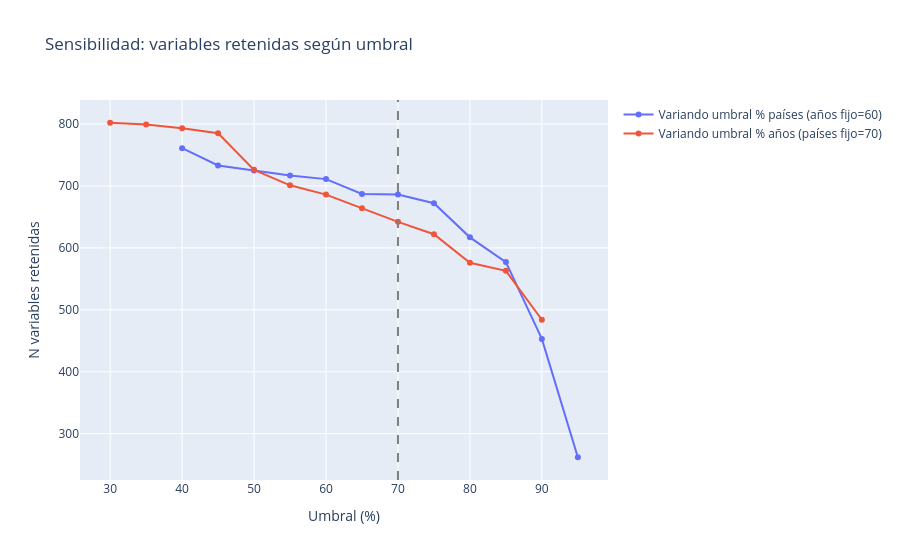

The code cell stored with this chart in its notebook:
### Markdown cell above
### Curva de sensibilidad del umbral
Objetivo: para un rango de umbrales candidatos (no solo 70/60), calcular cuántas variables sobrevivirían bajo cada uno.

Justificación metodológica: muestra si 70/60 cae en una zona "plana" de la curva (poco sensible al valor exacto elegido — buena señal de robustez) o en una pendiente pronunciada (pequeños cambios en el umbral alteran mucho el resultado — señal de que el número exacto importa y merece más justificación).

Resultado esperado: gráfico de línea con el eje x = umbral de pct_paises (manteniendo pct_anios_promedio fijo en 60, y viceversa en un segundo panel), eje y = número de variables retenidas.

### Code cell
umbrales_paises = list(range(40, 96, 5))
umbrales_anios = list(range(30, 91, 5))

retenidas_por_umbral_paises = [
    ((df_disponibilidad_variables["pct_paises"] >= u)
     & (df_disponibilidad_variables["pct_anios_promedio"] >= 60)).sum()
    for u in umbrales_paises
]

retenidas_por_umbral_anios = [
    ((df_disponibilidad_variables["pct_paises"] >= 70)
     & (df_disponibilidad_variables["pct_anios_promedio"] >= u)).sum()
    for u in umbrales_anios
]

fig_sens = go.Figure()
fig_sens.add_trace(go.Scatter(x=umbrales_paises, y=retenidas_por_umbral_paises,
                               mode="lines+markers", name="Variando umbral % países (años fijo=60)"))
fig_sens.add_trace(go.Scatter(x=umbrales_anios, y=retenidas_por_umbral_anios,
                               mode="lines+markers", name="Variando umbral % años (países fijo=70)"))
fig_sens.add_vline(x=70, line_dash="dash", line_color="gray")
fig_sens.update_layout(title="Sensibilidad: variables retenidas según umbral",
                        xaxis_title="Umbral (%)", yaxis_title="N variables retenidas")
fig_sens.show()

### Figure 1 — Plotly figure (JSON) as saved in the notebook; plotly's stock layout.template omitted (floating-point values rounded to 4 significant figures)
{"data": [{"mode": "lines+markers", "name": "Variando umbral % países (años fijo=60)", "type": "scatter", "x": [40, 45, 50, 55, 60, 65, 70, 75, 80, 85, 90, 95], "y": [761, 733, 725, 717, 711, 687, 686, 672, 617, 577, 453, 262]}, {"mode": "lines+markers", "name": "Variando umbral % años (países fijo=70)", "type": "scatter", "x": [30, 35, 40, 45, 50, 55, 60, 65, 70, 75, 80, 85, 90], "y": [802, 799, 793, 785, 726, 701, 686, 664, 642, 622, 576, 563, 484]}], "layout": {"shapes": [{"line": {"color": "gray", "dash": "dash"}, "type": "line", "x0": 70, "x1": 70, "xref": "x", "y0": 0, "y1": 1, "yref": "y domain"}], "title": {"text": "Sensibilidad: variables retenidas según umbral"}, "xaxis": {"title": {"text": "Umbral (%)"}}, "yaxis": {"title": {"text": "N variables retenidas"}}}}
